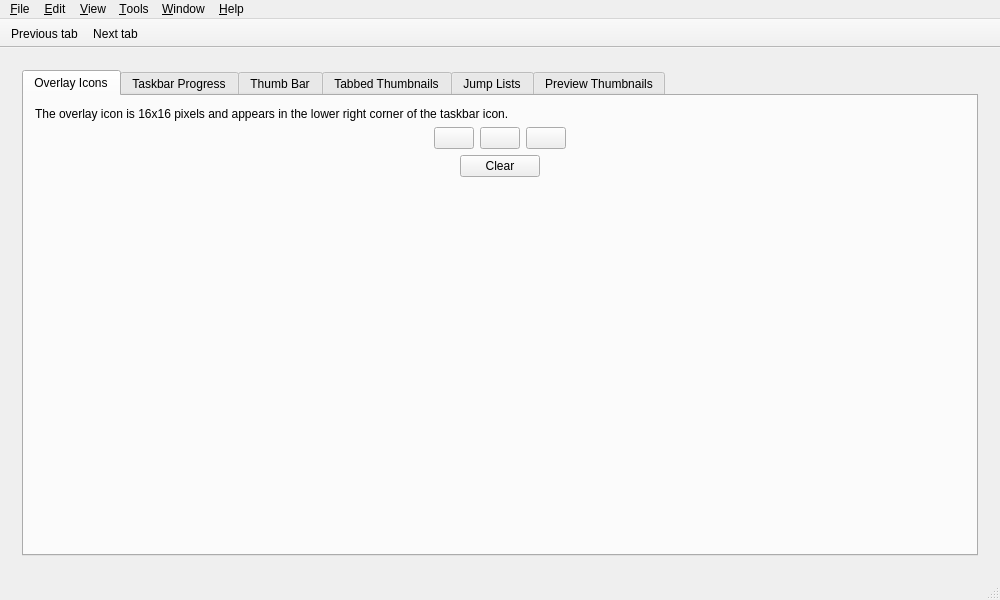
<?xml version="1.0" encoding="UTF-8"?>
<ui version="4.0">
 <class>MainWindow</class>
 <widget class="QMainWindow" name="MainWindow">
  <property name="geometry">
   <rect>
    <x>0</x>
    <y>0</y>
    <width>1000</width>
    <height>600</height>
   </rect>
  </property>
  <property name="windowTitle">
   <string>Platform Integration Demo</string>
  </property>
  <property name="windowIcon">
   <iconset resource="../../res/resources.qrc">
    <normaloff>:/res/app.svg</normaloff>:/res/app.svg</iconset>
  </property>
  <property name="unifiedTitleAndToolBarOnMac">
   <bool>true</bool>
  </property>
  <widget class="QWidget" name="centralWidget">
   <layout class="QHBoxLayout" name="horizontalLayout">
    <item>
     <widget class="QStackedWidget" name="stackedWidget">
      <property name="currentIndex">
       <number>0</number>
      </property>
      <widget class="QWidget" name="windowsPage">
       <layout class="QHBoxLayout" name="horizontalLayout_10">
        <item>
         <widget class="QTabWidget" name="windowsTabWidget">
          <property name="currentIndex">
           <number>0</number>
          </property>
          <widget class="QWidget" name="overlayIconsTab">
           <attribute name="title">
            <string>Overlay Icons</string>
           </attribute>
           <layout class="QVBoxLayout" name="verticalLayout">
            <item>
             <widget class="QLabel" name="label_2">
              <property name="text">
               <string>The overlay icon is 16x16 pixels and appears in the lower right corner of the taskbar icon.</string>
              </property>
             </widget>
            </item>
            <item>
             <layout class="QHBoxLayout" name="horizontalLayout_6">
              <item>
               <spacer name="horizontalSpacer_4">
                <property name="orientation">
                 <enum>Qt::Horizontal</enum>
                </property>
                <property name="sizeHint" stdset="0">
                 <size>
                  <width>40</width>
                  <height>20</height>
                 </size>
                </property>
               </spacer>
              </item>
              <item>
               <widget class="QPushButton" name="overlayIcon1PushButton">
                <property name="text">
                 <string/>
                </property>
                <property name="icon">
                 <iconset resource="resources.qrc">
                  <normaloff>:/icons/res/check.svg</normaloff>:/icons/res/check.svg</iconset>
                </property>
                <property name="iconSize">
                 <size>
                  <width>48</width>
                  <height>48</height>
                 </size>
                </property>
               </widget>
              </item>
              <item>
               <widget class="QPushButton" name="overlayIcon2PushButton">
                <property name="text">
                 <string/>
                </property>
                <property name="icon">
                 <iconset resource="../../res/resources.qrc">
                  <normaloff>:/res/app.svg</normaloff>:/res/app.svg</iconset>
                </property>
                <property name="iconSize">
                 <size>
                  <width>48</width>
                  <height>48</height>
                 </size>
                </property>
               </widget>
              </item>
              <item>
               <widget class="QPushButton" name="overlayIcon3PushButton">
                <property name="text">
                 <string/>
                </property>
                <property name="icon">
                 <iconset resource="resources.qrc">
                  <normaloff>:/res/images/silverlock.png</normaloff>:/res/images/silverlock.png</iconset>
                </property>
                <property name="iconSize">
                 <size>
                  <width>48</width>
                  <height>48</height>
                 </size>
                </property>
               </widget>
              </item>
              <item>
               <spacer name="horizontalSpacer_5">
                <property name="orientation">
                 <enum>Qt::Horizontal</enum>
                </property>
                <property name="sizeHint" stdset="0">
                 <size>
                  <width>40</width>
                  <height>20</height>
                 </size>
                </property>
               </spacer>
              </item>
             </layout>
            </item>
            <item>
             <layout class="QHBoxLayout" name="horizontalLayout_7">
              <item>
               <widget class="QPushButton" name="clearOverlayIconPushButton">
                <property name="sizePolicy">
                 <sizepolicy hsizetype="Maximum" vsizetype="Fixed">
                  <horstretch>0</horstretch>
                  <verstretch>0</verstretch>
                 </sizepolicy>
                </property>
                <property name="text">
                 <string>Clear</string>
                </property>
               </widget>
              </item>
             </layout>
            </item>
            <item>
             <spacer name="verticalSpacer">
              <property name="orientation">
               <enum>Qt::Vertical</enum>
              </property>
              <property name="sizeHint" stdset="0">
               <size>
                <width>20</width>
                <height>40</height>
               </size>
              </property>
             </spacer>
            </item>
           </layout>
          </widget>
          <widget class="QWidget" name="taskbarProgressTab">
           <attribute name="title">
            <string>Taskbar Progress</string>
           </attribute>
           <layout class="QVBoxLayout" name="verticalLayout_2">
            <item>
             <layout class="QHBoxLayout" name="horizontalLayout_3">
              <item>
               <spacer name="horizontalSpacer_6">
                <property name="orientation">
                 <enum>Qt::Horizontal</enum>
                </property>
                <property name="sizeHint" stdset="0">
                 <size>
                  <width>40</width>
                  <height>20</height>
                 </size>
                </property>
               </spacer>
              </item>
              <item>
               <widget class="QLabel" name="progressStateLabel">
                <property name="text">
                 <string>Progress state:</string>
                </property>
               </widget>
              </item>
              <item>
               <widget class="QComboBox" name="progressStateComboBox">
                <item>
                 <property name="text">
                  <string>NoProgress</string>
                 </property>
                </item>
                <item>
                 <property name="text">
                  <string>Indeterminate</string>
                 </property>
                </item>
                <item>
                 <property name="text">
                  <string>Normal</string>
                 </property>
                </item>
                <item>
                 <property name="text">
                  <string>Error</string>
                 </property>
                </item>
                <item>
                 <property name="text">
                  <string>Paused</string>
                 </property>
                </item>
               </widget>
              </item>
              <item>
               <spacer name="horizontalSpacer_2">
                <property name="orientation">
                 <enum>Qt::Horizontal</enum>
                </property>
                <property name="sizeHint" stdset="0">
                 <size>
                  <width>40</width>
                  <height>20</height>
                 </size>
                </property>
               </spacer>
              </item>
             </layout>
            </item>
            <item>
             <layout class="QHBoxLayout" name="horizontalLayout_2">
              <item>
               <widget class="QSlider" name="progressHorizontalSlider">
                <property name="sizePolicy">
                 <sizepolicy hsizetype="Maximum" vsizetype="Fixed">
                  <horstretch>0</horstretch>
                  <verstretch>0</verstretch>
                 </sizepolicy>
                </property>
                <property name="minimumSize">
                 <size>
                  <width>200</width>
                  <height>0</height>
                 </size>
                </property>
                <property name="maximum">
                 <number>100</number>
                </property>
                <property name="orientation">
                 <enum>Qt::Horizontal</enum>
                </property>
               </widget>
              </item>
             </layout>
            </item>
            <item>
             <spacer name="verticalSpacer_2">
              <property name="orientation">
               <enum>Qt::Vertical</enum>
              </property>
              <property name="sizeHint" stdset="0">
               <size>
                <width>20</width>
                <height>40</height>
               </size>
              </property>
             </spacer>
            </item>
           </layout>
          </widget>
          <widget class="QWidget" name="thumbBarTab">
           <attribute name="title">
            <string>Thumb Bar</string>
           </attribute>
           <layout class="QVBoxLayout" name="verticalLayout_4">
            <item>
             <widget class="QLabel" name="thumbBarLabel">
              <property name="text">
               <string>&lt;p&gt;The thumb bar works much like a toolbar in that a list of actions can be added to it. The maximum is 7, and once set, buttons cannot be added to or removed from the thumb bar. Individual buttons can change their properties, however, including, visibility, enabled/disabled state, tooltip, icon, and others.&lt;/p&gt;

&lt;p&gt;Clicking the activate toolbar button in this example application will add the actions from the toolbar to the thumb bar.&lt;/p&gt;</string>
              </property>
              <property name="wordWrap">
               <bool>true</bool>
              </property>
             </widget>
            </item>
            <item>
             <layout class="QHBoxLayout" name="horizontalLayout_8">
              <item>
               <spacer name="horizontalSpacer">
                <property name="orientation">
                 <enum>Qt::Horizontal</enum>
                </property>
                <property name="sizeHint" stdset="0">
                 <size>
                  <width>40</width>
                  <height>20</height>
                 </size>
                </property>
               </spacer>
              </item>
              <item>
               <widget class="QPushButton" name="activateThumbBarPushButton">
                <property name="text">
                 <string>Activate Thumb Bar</string>
                </property>
               </widget>
              </item>
              <item>
               <spacer name="horizontalSpacer_7">
                <property name="orientation">
                 <enum>Qt::Horizontal</enum>
                </property>
                <property name="sizeHint" stdset="0">
                 <size>
                  <width>40</width>
                  <height>20</height>
                 </size>
                </property>
               </spacer>
              </item>
             </layout>
            </item>
            <item>
             <spacer name="verticalSpacer_4">
              <property name="orientation">
               <enum>Qt::Vertical</enum>
              </property>
              <property name="sizeHint" stdset="0">
               <size>
                <width>20</width>
                <height>40</height>
               </size>
              </property>
             </spacer>
            </item>
           </layout>
          </widget>
          <widget class="QWidget" name="tabbedThumbnailsTab">
           <attribute name="title">
            <string>Tabbed Thumbnails</string>
           </attribute>
          </widget>
          <widget class="QWidget" name="jumpListsTab">
           <attribute name="title">
            <string>Jump Lists</string>
           </attribute>
           <widget class="QPushButton" name="registerFileExtensionsPushButton">
            <property name="geometry">
             <rect>
              <x>100</x>
              <y>70</y>
              <width>131</width>
              <height>23</height>
             </rect>
            </property>
            <property name="text">
             <string>Register File Extensions</string>
            </property>
           </widget>
           <widget class="QPushButton" name="unregisterFileExtensionsPushButton">
            <property name="geometry">
             <rect>
              <x>240</x>
              <y>70</y>
              <width>141</width>
              <height>23</height>
             </rect>
            </property>
            <property name="text">
             <string>Unregister File Extensions</string>
            </property>
           </widget>
          </widget>
          <widget class="QWidget" name="previewThumbnailsTab">
           <attribute name="title">
            <string>Preview Thumbnails</string>
           </attribute>
           <layout class="QHBoxLayout" name="horizontalLayout_5">
            <item>
             <layout class="QHBoxLayout" name="horizontalLayout_9">
              <item>
               <layout class="QVBoxLayout" name="verticalLayout_3">
                <item>
                 <widget class="QLabel" name="iconicThumbnailLabel">
                  <property name="sizePolicy">
                   <sizepolicy hsizetype="Fixed" vsizetype="Fixed">
                    <horstretch>0</horstretch>
                    <verstretch>0</verstretch>
                   </sizepolicy>
                  </property>
                  <property name="minimumSize">
                   <size>
                    <width>250</width>
                    <height>250</height>
                   </size>
                  </property>
                  <property name="maximumSize">
                   <size>
                    <width>250</width>
                    <height>250</height>
                   </size>
                  </property>
                  <property name="text">
                   <string/>
                  </property>
                  <property name="scaledContents">
                   <bool>true</bool>
                  </property>
                 </widget>
                </item>
                <item>
                 <layout class="QHBoxLayout" name="horizontalLayout_4">
                  <item>
                   <widget class="QPushButton" name="setIconicThumbnailPushButton">
                    <property name="text">
                     <string>Set Iconic Thumbnail</string>
                    </property>
                   </widget>
                  </item>
                  <item>
                   <widget class="QPushButton" name="clearIconicThumbnailPushButton">
                    <property name="text">
                     <string>Clear</string>
                    </property>
                   </widget>
                  </item>
                 </layout>
                </item>
                <item>
                 <widget class="QCheckBox" name="enableLivePreviewCheckBox">
                  <property name="text">
                   <string>Enable live preview</string>
                  </property>
                 </widget>
                </item>
                <item>
                 <spacer name="verticalSpacer_3">
                  <property name="orientation">
                   <enum>Qt::Vertical</enum>
                  </property>
                  <property name="sizeHint" stdset="0">
                   <size>
                    <width>20</width>
                    <height>40</height>
                   </size>
                  </property>
                 </spacer>
                </item>
               </layout>
              </item>
              <item>
               <widget class="QLabel" name="label">
                <property name="sizePolicy">
                 <sizepolicy hsizetype="Expanding" vsizetype="Preferred">
                  <horstretch>0</horstretch>
                  <verstretch>0</verstretch>
                 </sizepolicy>
                </property>
                <property name="text">
                 <string>&lt;!DOCTYPE HTML PUBLIC &quot;-//W3C//DTD HTML 4.0//EN&quot; &quot;http://www.w3.org/TR/REC-html40/strict.dtd&quot;&gt;
&lt;html&gt;&lt;head&gt;&lt;meta name=&quot;qrichtext&quot; content=&quot;1&quot; /&gt;&lt;style type=&quot;text/css&quot;&gt;
p, li { white-space: pre-wrap; }
&lt;/style&gt;&lt;/head&gt;&lt;body style=&quot; font-family:'MS Shell Dlg 2'; font-size:8.25pt; font-weight:400; font-style:normal;&quot;&gt;
&lt;p style=&quot; margin-top:0px; margin-bottom:0px; margin-left:0px; margin-right:0px; -qt-block-indent:0; text-indent:0px;&quot;&gt;&lt;span style=&quot; font-size:8pt;&quot;&gt;Allows a custom thumbnail to be shown in the taskbar preview for the window. The icon cannot be greater than 200 by 108 pixels, but the API will scale down whatever image is passed, if necessary.&lt;/span&gt;&lt;/p&gt;
&lt;p style=&quot;-qt-paragraph-type:empty; margin-top:0px; margin-bottom:0px; margin-left:0px; margin-right:0px; -qt-block-indent:0; text-indent:0px; font-size:8pt;&quot;&gt;&lt;/p&gt;
&lt;p style=&quot; margin-top:0px; margin-bottom:0px; margin-left:0px; margin-right:0px; -qt-block-indent:0; text-indent:0px;&quot;&gt;&lt;span style=&quot; font-size:8pt;&quot;&gt;If previews are enabled and no thumbnail is set, the thumbnail will display a wait cursor for a period, then default to the window's icon.&lt;/span&gt;&lt;/p&gt;
&lt;p style=&quot;-qt-paragraph-type:empty; margin-top:0px; margin-bottom:0px; margin-left:0px; margin-right:0px; -qt-block-indent:0; text-indent:0px; font-size:8pt;&quot;&gt;&lt;/p&gt;
&lt;p style=&quot; margin-top:0px; margin-bottom:0px; margin-left:0px; margin-right:0px; -qt-block-indent:0; text-indent:0px;&quot;&gt;&lt;span style=&quot; font-size:8pt;&quot;&gt;If previews are not enabled, the Windows default is to show a thumbnail of the window's contents.&lt;/span&gt;&lt;/p&gt;&lt;/body&gt;&lt;/html&gt;</string>
                </property>
                <property name="alignment">
                 <set>Qt::AlignLeading|Qt::AlignLeft|Qt::AlignTop</set>
                </property>
                <property name="wordWrap">
                 <bool>true</bool>
                </property>
               </widget>
              </item>
             </layout>
            </item>
           </layout>
          </widget>
         </widget>
        </item>
       </layout>
      </widget>
      <widget class="QWidget" name="osxPage">
       <layout class="QHBoxLayout" name="horizontalLayout_11">
        <item>
         <widget class="QTabWidget" name="osxTabWidget">
          <property name="currentIndex">
           <number>0</number>
          </property>
          <widget class="QWidget" name="nativeFullScreenTab">
           <attribute name="title">
            <string>Native Full Screen</string>
           </attribute>
           <layout class="QVBoxLayout" name="verticalLayout_5">
            <item>
             <widget class="QLabel" name="label_3">
              <property name="text">
               <string>&lt;p&gt;Mac OS X Lion introduced system-wide full screen support. The IntegratedMainWindow class provides methods to show and hide the native full screen toggle button on the window and enter and exit native full screen mode.&lt;/p&gt;

&lt;p&gt;Use the view menu to test these functions.&lt;/p&gt;</string>
              </property>
              <property name="wordWrap">
               <bool>true</bool>
              </property>
             </widget>
            </item>
            <item>
             <spacer name="verticalSpacer_5">
              <property name="orientation">
               <enum>Qt::Vertical</enum>
              </property>
              <property name="sizeHint" stdset="0">
               <size>
                <width>20</width>
                <height>40</height>
               </size>
              </property>
             </spacer>
            </item>
           </layout>
          </widget>
          <widget class="QWidget" name="badgesTab">
           <attribute name="title">
            <string>Badges</string>
           </attribute>
           <layout class="QVBoxLayout" name="verticalLayout_6">
            <item>
             <widget class="QLabel" name="label_4">
              <property name="text">
               <string>The dock icon can be given a &quot;badge&quot; - a text overlay used to convey additional information to the user. This is most useful for displaying a number to specify something like a count of new notifications or unread messages.</string>
              </property>
              <property name="wordWrap">
               <bool>true</bool>
              </property>
             </widget>
            </item>
            <item>
             <layout class="QHBoxLayout" name="horizontalLayout_12">
              <item>
               <widget class="QLineEdit" name="dockIconBadgeTextLineEdit">
                <property name="maximumSize">
                 <size>
                  <width>300</width>
                  <height>16777215</height>
                 </size>
                </property>
                <property name="alignment">
                 <set>Qt::AlignCenter</set>
                </property>
                <property name="placeholderText">
                 <string>Type here to set the dock icon badge text...</string>
                </property>
               </widget>
              </item>
             </layout>
            </item>
            <item>
             <layout class="QHBoxLayout" name="horizontalLayout_13">
              <item>
               <widget class="QPushButton" name="clearDockIconBadgeButton">
                <property name="sizePolicy">
                 <sizepolicy hsizetype="Maximum" vsizetype="Fixed">
                  <horstretch>0</horstretch>
                  <verstretch>0</verstretch>
                 </sizepolicy>
                </property>
                <property name="text">
                 <string>Clear</string>
                </property>
               </widget>
              </item>
             </layout>
            </item>
            <item>
             <spacer name="verticalSpacer_6">
              <property name="orientation">
               <enum>Qt::Vertical</enum>
              </property>
              <property name="sizeHint" stdset="0">
               <size>
                <width>20</width>
                <height>40</height>
               </size>
              </property>
             </spacer>
            </item>
           </layout>
          </widget>
         </widget>
        </item>
       </layout>
      </widget>
     </widget>
    </item>
   </layout>
  </widget>
  <widget class="QStatusBar" name="statusBar"/>
  <widget class="QToolBar" name="toolBar">
   <property name="windowTitle">
    <string>Standard</string>
   </property>
   <property name="movable">
    <bool>false</bool>
   </property>
   <attribute name="toolBarArea">
    <enum>TopToolBarArea</enum>
   </attribute>
   <attribute name="toolBarBreak">
    <bool>false</bool>
   </attribute>
   <addaction name="actionPreviousTab"/>
   <addaction name="actionNextTab"/>
  </widget>
  <widget class="QMenuBar" name="menuBar">
   <property name="geometry">
    <rect>
     <x>0</x>
     <y>0</y>
     <width>1000</width>
     <height>22</height>
    </rect>
   </property>
   <widget class="QMenu" name="menu_File">
    <property name="title">
     <string>&amp;File</string>
    </property>
    <addaction name="actionE_xit"/>
   </widget>
   <widget class="QMenu" name="menu_Edit">
    <property name="title">
     <string>&amp;Edit</string>
    </property>
   </widget>
   <widget class="QMenu" name="menu_View">
    <property name="title">
     <string>&amp;View</string>
    </property>
    <addaction name="actionEnableNativeFullScreen"/>
    <addaction name="actionEnterFullScreen"/>
   </widget>
   <widget class="QMenu" name="menu_Tools">
    <property name="title">
     <string>&amp;Tools</string>
    </property>
   </widget>
   <widget class="QMenu" name="menu_Help">
    <property name="title">
     <string>&amp;Help</string>
    </property>
   </widget>
   <widget class="QMenu" name="menuWindow">
    <property name="title">
     <string>&amp;Window</string>
    </property>
   </widget>
   <addaction name="menu_File"/>
   <addaction name="menu_Edit"/>
   <addaction name="menu_View"/>
   <addaction name="menu_Tools"/>
   <addaction name="menuWindow"/>
   <addaction name="menu_Help"/>
  </widget>
  <action name="actionPreviousTab">
   <property name="icon">
    <iconset resource="resources.qrc">
     <normaloff>:/res/images/arrow-left.png</normaloff>:/res/images/arrow-left.png</iconset>
   </property>
   <property name="text">
    <string>Previous tab</string>
   </property>
  </action>
  <action name="actionNextTab">
   <property name="icon">
    <iconset resource="resources.qrc">
     <normaloff>:/res/images/arrow-right.png</normaloff>:/res/images/arrow-right.png</iconset>
   </property>
   <property name="text">
    <string>Next tab</string>
   </property>
  </action>
  <action name="actionE_xit">
   <property name="text">
    <string>E&amp;xit</string>
   </property>
  </action>
  <action name="actionEnableNativeFullScreen">
   <property name="checkable">
    <bool>true</bool>
   </property>
   <property name="text">
    <string>Enable Native Full Screen</string>
   </property>
  </action>
  <action name="actionEnterFullScreen">
   <property name="text">
    <string>Enter Full Screen</string>
   </property>
  </action>
  <action name="actionCross_platform_Features">
   <property name="text">
    <string>Cross-platform Features</string>
   </property>
  </action>
  <action name="actionWindows_Features">
   <property name="text">
    <string>Windows Features</string>
   </property>
  </action>
  <action name="actionMac_OS_X_Features">
   <property name="text">
    <string>Mac OS X Features</string>
   </property>
  </action>
 </widget>
 <layoutdefault spacing="6" margin="11"/>
 <resources>
  <include location="resources.qrc"/>
  <include location="../../res/resources.qrc"/>
 </resources>
 <connections>
  <connection>
   <sender>clearDockIconBadgeButton</sender>
   <signal>clicked()</signal>
   <receiver>dockIconBadgeTextLineEdit</receiver>
   <slot>clear()</slot>
   <hints>
    <hint type="sourcelabel">
     <x>499</x>
     <y>211</y>
    </hint>
    <hint type="destinationlabel">
     <x>499</x>
     <y>173</y>
    </hint>
   </hints>
  </connection>
 </connections>
 <slots>
  <slot>updateViewMenuState()</slot>
 </slots>
</ui>
